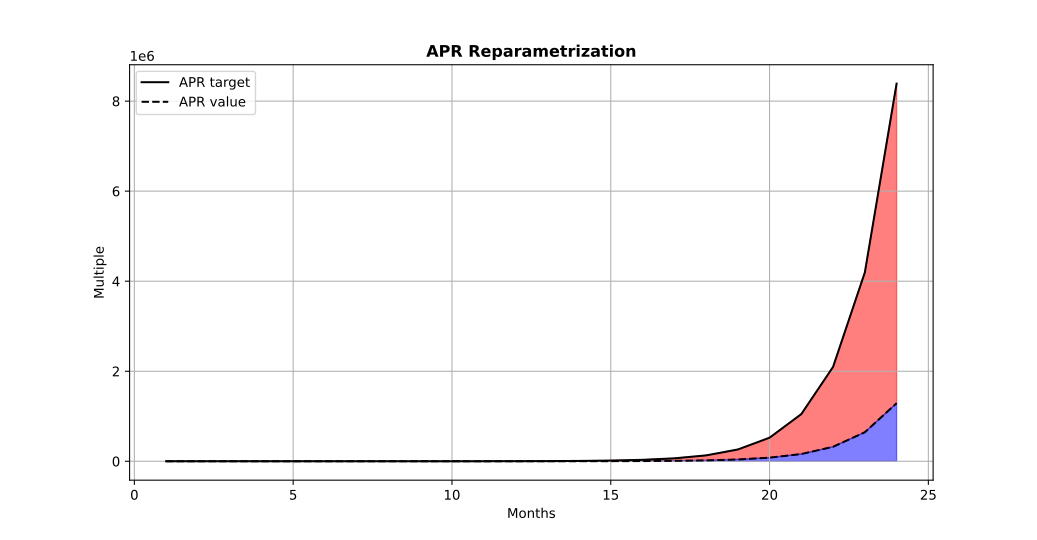

Here is the Python script that generated this plot:
#!/usr/bin/env -S ipython --matplotlib=auto

#%%
import matplotlib.pyplot as pp
import numpy as np
import os

path = os.path.dirname(os.path.abspath(__file__))
path = os.path.join(path, 'apr-of.0.txt')
data = np.genfromtxt(path)
tgts = data[:,2] / 1000
aprs = data[:,1] / 1000
idxs = data[:,0]
zero = np.zeros(data.shape[0])

pp.plot(idxs, tgts, color='black')
pp.plot(idxs, aprs, color='black', linestyle='--')
pp.fill_between(idxs, tgts, aprs, where=tgts>=0, color='r', alpha=0.5)
pp.fill_between(idxs, aprs, where=aprs>=0, color='b', alpha=0.5)

pp.title('APR Reparametrization', fontweight='bold')
pp.legend(['APR target', 'APR value'])
pp.ylabel('Multiple')
pp.xlabel('Months')
pp.grid()

#%%
if __name__ == '__main__':
    pp.show(block=True)
